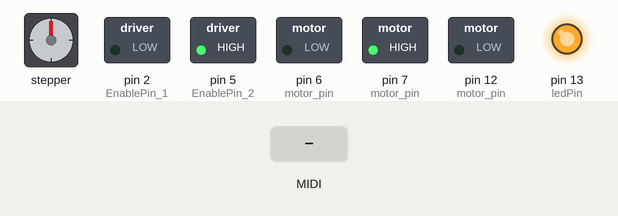
A sketch run on a simulated Arduino Uno, built with avr-gcc and run on an emulated ATmega328P. On the bench: stepper motor, switched loads named in the sketch (green lamp = pin HIGH), output pins drawn as LEDs (lit = HIGH). Wiring (inferred from the names in the program): stepper motor (800 steps per turn assumed): coils pin 8, pin 9, pin 10, pin 11. The inputs (shaded band) are chosen by the test bench. MIDI output is not drawn; pins used as bus, display or sensor lines are not drawn.

Above: at 1.2 s.
1.3 s: MIDI note 36 received
At 2.7 s:
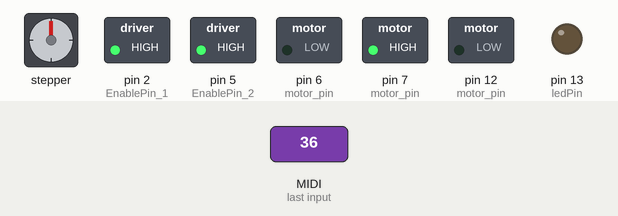
3.1 s: MIDI note 64 received
At 3.25 s:
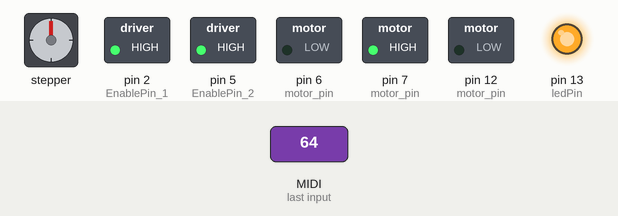
Timing chart, 0 to 6.1 s (numbered marks = the images above; inputs shaded):
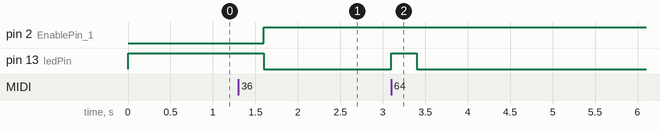

Measured:
- after the input at 1.3 s, pin 2 (EnablePin_1): LOW → HIGH after 0.30 s; pin 13 (ledPin): HIGH → LOW after 0.30 s
- after the input at 3.1 s, pin 13 (ledPin): LOW → HIGH at once, → LOW 0.30 s later

The sketch:

MOS_NEW.ino
```cpp
#include <MIDI.h>
#include <MsTimer2.h>
#include <math.h>
#include "key_to_stepmotor.h"


MIDI_CREATE_DEFAULT_INSTANCE();

const int EnablePin_1 = 2;
const int stepPin_1 = 3;
const int EnablePin_2 = 5;
const int stepPin_2 = 4;
const int ledPin = 13;
const int stepsPerRevolution = 800;

int motor_state[6][2] = {
                        {0, 0},// 첫번째는 모터 상태, 두번째는 pitch
                        {0, 0},
                        {0, 0},
                        {0, 0},
                        {0, 0},
                        {0, 0}
                        };
int pitch_bend = 0;
int motor_step[6] = {0, 0, 0, 0, 0, 0};// 지난 시간 타겟(원하는 딜레이)
int motor_count[6] = {0, 0, 0, 0, 0, 0};// 지난 시간 재기
unsigned long motor_prev[6] = {0, 0, 0, 0, 0, 0}; // 전에 기록한 시간
int motor_pin[6][3] = {
                       {stepPin_1, HIGH, EnablePin_1},// 첫번째는 스텝 핀번호, 두번째는 enable 핀 번호세번째는 pin상태
                       {stepPin_2, HIGH, EnablePin_2},
                       {6, HIGH, 7},
                       {8, HIGH, 9},
                       {10, HIGH, 11},
                       {12, HIGH, 13}
};

int change_key_to_delay(int key){
  return key_change[key][1]; // pitch를 delay값으로 변환(microsec)
}

void toggle_pin(int motor_num) {
      motor_pin[motor_num][1] = !motor_pin[motor_num][1];
      digitalWrite(motor_pin[motor_num][0], motor_pin[motor_num][1]);  // 토글해줘서 pwm 생성
}
/*
 * 스텝모터 한틱 주는 함수
 * 이거 최대한 간소화 해야됨 아니면 딜레이때문에 소리변함
 */
void step_motor(int motor_num, int pitch)
{
    unsigned long current_time_us = micros();
    motor_count[motor_num] += current_time_us -  motor_prev[motor_num]; // 현재 시간을 전 시간에 빼서 계속 더해줌, dt
    motor_prev[motor_num] = current_time_us; // 각자 시간을 따로 설정해줘야 시간 동기화가 안된다

    if (motor_count[motor_num] >= motor_step[motor_num]) {
      motor_count[motor_num] = 0; // 원하는 시간 흐르면 토글해주고 초기화
      toggle_pin(motor_num);
    }
}

void setup() {
    pinMode(ledPin, OUTPUT);
    for(int i=0; i<6; i++) {
      pinMode(2*i+2, OUTPUT); //step pin
      pinMode(2*i+3, OUTPUT); // enable pin
      motor_prev[i] = micros();
      digitalWrite(2*i+3, HIGH);
    }

    MIDI.begin(4);
    MIDI.setHandleNoteOn(handleNoteOn);
    MIDI.setHandleNoteOff(handleNoteOff);
    MIDI.setHandlePitchBend(handlePitchBend);
}

void loop() {
   MIDI.read();
   for(int i=0; i<6; i++){
      if(motor_state[i][0] == 1){
        step_motor(i, motor_state[i][1]); // 켜져 있는거만 스텝모터 돌림
      }
    }
}
/*
 * noteon 신호 들어오면 실행, interrupt와 같은 개념
 * 채널은 4채널로 설정해주었고 pitch값만 필요
 */
void handleNoteOn(byte channel, byte pitch, byte velocity)
{
  if(pitch <= 63 && pitch >= 15) {
    for(int i=0; i<6; i++){
      if(motor_state[i][0] == 0 && motor_state[i][1] == 0){
        motor_state[i][0] = 1;  // 모터가 켜져있는 상태로 표현
        motor_state[i][1] = pitch;  // 모터의 음계를 설정
        digitalWrite(motor_pin[i][2], LOW); // 모터를 사용하므로 enablePin을 low로
        break;
      }
    }
  }
  // 이거 없으면 피치밴드 값 일정할 때 다시 키 누르면 그음만 나옴
  double semitones =  (double) pitch_bend / 8192;
  double new_delay[6] = {};
  for(int i=0; i<6; i++){
     new_delay[i] = (double) change_key_to_delay(motor_state[i][1] - 15) * exp(- semitones * log(2) / 6);
     motor_step[i] = (int) new_delay[i];
  }
  digitalWrite(ledPin, HIGH);
}
/*
 * noteoff 신호가 들어오면 실행, interrupt와 같은 개념
 * 모터가 켜져있는지 안켜져있는지만 확인해본다
 */
void handleNoteOff(byte channel, byte pitch, byte velocity)
{
  for(int i=0; i<6; i++){
      if(motor_state[i][1] == pitch && motor_state[i][0] == 1){ //모터 pitch확인
        motor_state[i][0] = 0; //모터 상태 꺼진상태로
        motor_state[i][1] = 0;  //모터 pitch 초기화
        digitalWrite(motor_pin[i][2], HIGH);    // 모터 꺼지게 만들어야 하므로 enablePin을 high로
        break;
      }
    }
    digitalWrite(ledPin, LOW);
}

void handlePitchBend(byte channel, int bend)
{
  pitch_bend = bend; // 위에서 써먹으려고 있는거
  // 피치밴드 바뀔때 값바뀜, 메인으로 스텝설정
  double semitones =  (double) pitch_bend / 8192;
  double new_delay[6] = {};
  for(int i=0; i<6; i++){
     new_delay[i] = (double) change_key_to_delay(motor_state[i][1] - 15) * exp(- semitones * log(2) / 6);
     motor_step[i] = (int) new_delay[i];
  }
}
```

key_to_stepmotor.h
```cpp
static const unsigned key_change[49][2] = {
  {15, 12857},
  {16, 12136},
  {17, 11455},
  {18, 10812},
  {19, 10205},
  {20, 9632},
  {21, 9091},
  {22, 8581},
  {23, 8100},
  {24, 7645},
  {25, 7216},
  {26, 6811},
  {27, 6429},
  {28, 6068},
	{29, 5727},
	{30, 5406},
	{31, 5102},
	{32, 4816},
	{33, 4546},
	{34, 4290},
	{35, 4050},
	{36, 3822},
	{37, 3608},
	{38, 3406},
	{39, 3214},
	{40, 3034},
	{41, 2864},
  {42, 2703},
  {43, 2551},
  {44, 2408},
  {45, 2273},
  {46, 2145},
  {47, 2025},
  {48, 1911},
  {49, 1804},
  {50, 1703},
  {51, 1607},
  {52, 1517},
  {53, 1432},
  {54, 1352},
  {55, 1276},
  {56, 1204},
  {57, 1137},
  {58, 1073},
  {59, 1013},
  {60, 956},
  {61, 902},
  {62, 851},
  {63, 804}
};
```
